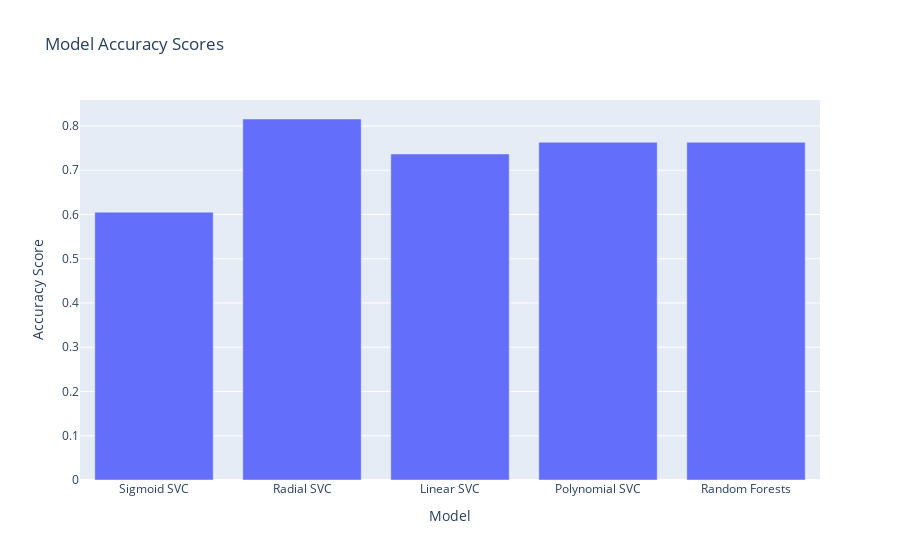

The notebook cell saved with this chart:
### Markdown cell above
## Plot Accuracy

### Code cell
fig = go.Figure() 
model_names = ['Sigmoid SVC', 'Radial SVC', 'Linear SVC', 'Polynomial SVC',
 'Random Forests']

model_accuracy = [sig_score, rbf_score, lin_score, poly_score, random_score]

fig.add_trace(go.Bar(x = model_names, 
                    y = model_accuracy))
fig.update_layout(title = 'Model Accuracy Scores')

fig.update_yaxes(title_text = 'Accuracy Score') 
fig.update_xaxes(title_text = "Model")
fig.show()

### Figure 1 — Plotly figure (JSON) as saved in the notebook; plotly's stock layout.template omitted (floating-point values rounded to 4 significant figures)
{"data": [{"type": "bar", "x": ["Sigmoid SVC", "Radial SVC", "Linear SVC", "Polynomial SVC", "Random Forests"], "y": [0.6053, 0.8158, 0.7368, 0.7632, 0.7632]}], "layout": {"title": {"text": "Model Accuracy Scores"}, "xaxis": {"title": {"text": "Model"}}, "yaxis": {"title": {"text": "Accuracy Score"}}}}
